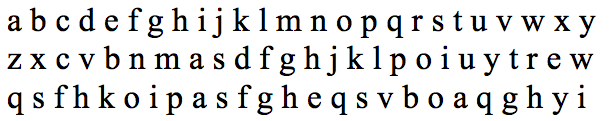
#> input picture train_data/lowercases2.png, 612 x 121 px
$ python binary_image.py   (Python 2 division)
#> lines starting #> are read from the running program, lines starting #| are printed output that depends on the picture; after the words box and inside, x2 and y2 are one past the last pixel; in counts of white or black regions, pixels touching at a corner belong together
import numpy as np
import cv2

im = cv2.imread('lowercases2.png')
#> im is the input picture: shape (121, 612, 3); mean B, G, R 226, 225.9, 226
im3 = im.copy()

gray = cv2.cvtColor(im,cv2.COLOR_BGR2GRAY)
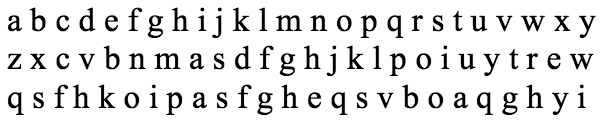
#> gray: shape (121, 612); min 0, max 255, mean 226
blur = cv2.GaussianBlur(gray,(5,5),0)
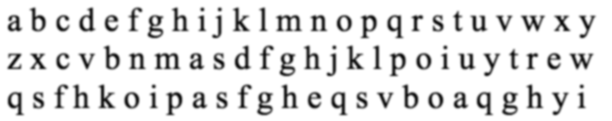
#> blur: shape (121, 612); min 16, max 255, mean 226
thresh = cv2.adaptiveThreshold(blur,255,1,1,11,2)
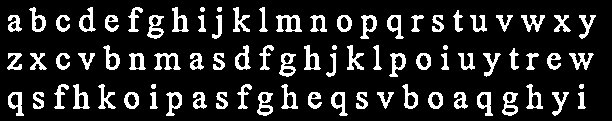
#> thresh: shape (121, 612); 15.5% white; 81 white regions

print (thresh)
#> (printed output is left out)

#################      Now finding Contours         ###################

contours,hierarchy = cv2.findContours(thresh,cv2.RETR_LIST,cv2.CHAIN_APPROX_SIMPLE)
#> contours = 119 contours, 7 with area under 20; largest, box (x1, y1, x2, y2) and area: (276, 15, 302, 32) 258, (502, 92, 518, 116) 234, (257, 92, 273, 116) 234, (279, 53, 296, 77) 234, (147, 15, 164, 39) 234
print(hierarchy)
#> (printed output is left out)
samples =  np.empty((0,100))
responses = []
keys = [i for i in range(48,58)]

for cnt in contours:
    if cv2.contourArea(cnt)>40:
        print (cv2.contourArea(cnt))
        [x,y,w,h] = cv2.boundingRect(cnt)
        if  h>0:
            cv2.rectangle(im,(x,y),(x+w,y+h),(0,0,255),2)
            roi = thresh[y:y+h,x:x+w]
            roismall_t = cv2.resize(roi,(10,10))
            (retval,roismall) = cv2.threshold(roismall_t, 0, 255, 0)
            cv2.imshow('norm',im)
            print(roismall)
            key = cv2.waitKey(0)

            if key == 27:
#> (the run stopped early here; a loop or call above may not have finished)

$ run again, with train_data/lowercases.png copied over train_data/lowercases2.png
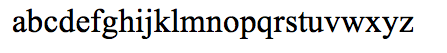
#> input picture train_data/lowercases.png, 447 x 53 px
#> im is the input picture: shape (53, 447, 3); mean B, G, R 224, 223.8, 223.8
#> `thresh = cv2.adaptiveThreshold(blur,255,1,1,11,2)`:
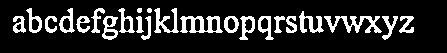
#> thresh: shape (53, 447); 16% white; 23 white regions
#> (printed output is left out)
#> contours = 35 contours, 3 with area under 20; largest, box (x1, y1, x2, y2) and area: (180, 16, 223, 33) 438, (324, 16, 382, 33) 314, (102, 16, 118, 40) 233, (239, 16, 255, 40) 209, (59, 8, 75, 33) 207
#> (printed output is left out)

$ run again, with train_data/numbers.png copied over train_data/lowercases2.png
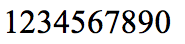
#> input picture train_data/numbers.png, 185 x 44 px
#> im is the input picture: shape (44, 185, 3); mean B, G, R 218.1, 217.7, 218.1
#> `thresh = cv2.adaptiveThreshold(blur,255,1,1,11,2)`:
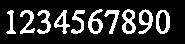
#> thresh: shape (44, 185); 19.4% white; 10 white regions
#> (printed output is left out)
#> contours = 16 contours; largest, box (x1, y1, x2, y2) and area: (156, 10, 170, 34) 260, (122, 9, 136, 34) 236, (88, 9, 103, 34) 203, (138, 9, 153, 34) 198, (54, 10, 70, 34) 148
#> (printed output is left out)
